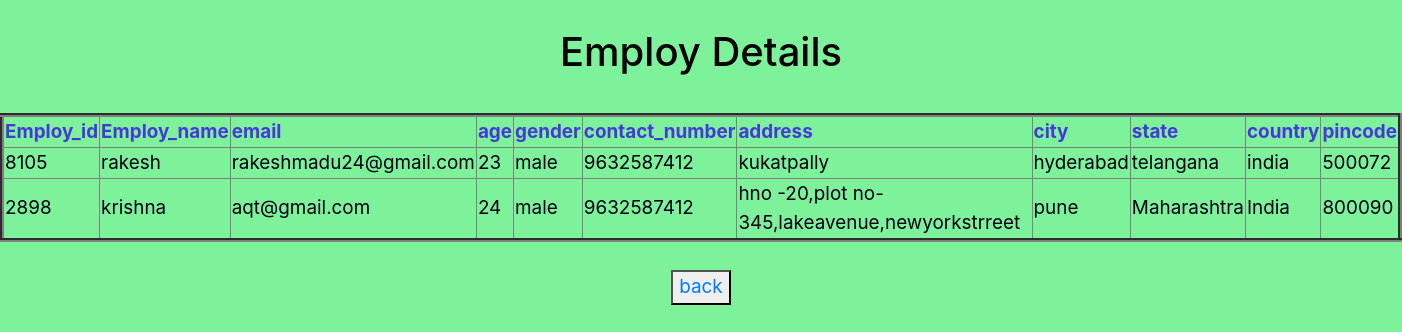
Page /list on the earlier database version.
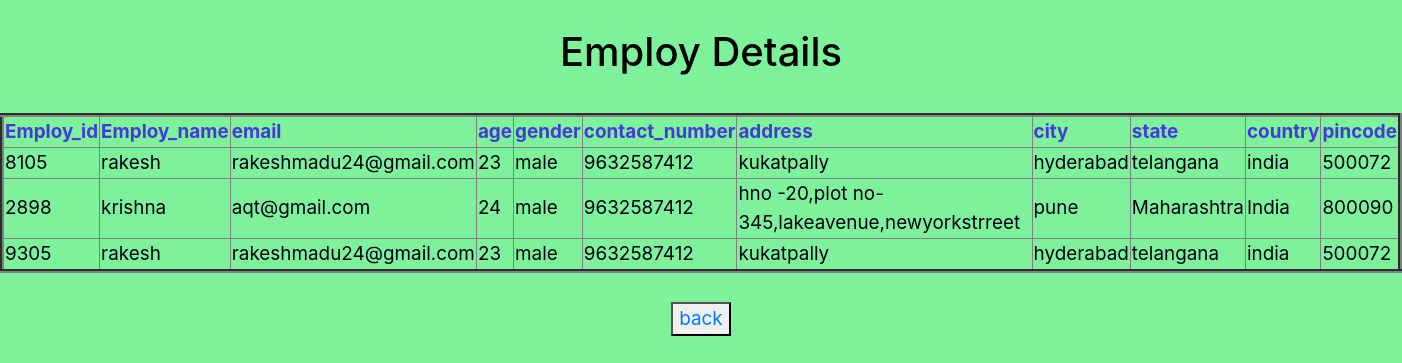
Same page on the later database version.
### zooapp/models.py (models this page shows, shortened)
class Registration(models.Model):
    Type = (
        ('male','male'),
        ('female','female'),
        ('other','other')
    )
    Choices = (
        ('local','local'),
        ('nonlocal','nonlocal')
    )
    p = ''
    for i in range(0,4):
        p = p+str(randint(0,9))
    Employ_id = models.PositiveIntegerField(default = p)
    Employ_name = models.CharField(max_length = 50)
    email = models.EmailField()
    password = models.CharField(max_length=30)
    age = models.CharField(max_length=3)
    gender = models.CharField(max_length=30,choices=Type)
    contact_number = models.CharField(max_length=30)
    address = models.TextField(max_length=300)
    city = models.CharField(max_length=30)
    state = models.CharField(max_length=30)
    country = models.CharField(max_length=30)
    pincode = models.CharField(max_length=30)

### zooapp/views.py (the view)
# urls.py: path('list',views.reglist),
def reglist(request):
    reg = Registration.objects.all()
    return render(request,"reglist.html",{'form':reg})

### zooapp/templates/reglist.html (shortened to what this page needs)
<!DOCTYPE html>
<html lang="en">
<head>
</head>
<link rel="stylesheet" href="https://stackpath.bootstrapcdn.com/bootstrap/4.1.3/css/bootstrap.min.css">
<body style="background-color:rgba(25, 230, 76, 0.555);"></body>
<body>
    <center>
        <br>
        <h1>Employ Details</h1>
        <br>
        <table border=4>
            <tr>
                <th>Employ_id</th>
                <th>Employ_name</th>
                <th>email</th>
                <th>age</th>
                <th>gender</th>
                <th>contact_number</th>
                <th>address</th>
                <th>city</th>
                <th>state</th>
                <th>country</th>
                <th>pincode</th>
            </tr>
            {% for emp in form %}
            <tr>
                <td>{{emp.Employ_id}}</td>
                <td>{{emp.Employ_name}}</td>
                <td>{{emp.email}}</td>
                <td>{{emp.age}}</td>
                <td>{{emp.gender}}</td>
                <td>{{emp.contact_number}}</td>
                <td>{{emp.address}}</td>
                <td>{{emp.city}}</td>
                <td>{{emp.state}}</td>
                <td>{{emp.country}}</td>
                <td>{{emp.pincode}}</td>
            </tr>
            {% endfor %}
        </table>
        <br>
        <button><a href='/'>back</a></button>
    </center>
</body>
</html>

### zooapp/templates/reglist.html (style rules this page uses)
body { color: rgb(0, 0, 0); }
th { color: rgba(56, 6, 235, 0.788); }
td { color: rgb(2, 1, 20) }
body { background-image: url("https://i.pinimg.com/originals/94/30/e8/9430e85bcee211cda9dfff8400e2fe19.jpg"); font-size: 5mm }

Differences in the rows shown:
added Registration: Employ_id "9305", Employ_name "rakesh", email "rakeshmadu24@gmail.com", age "23", gender "male", contact_number "9632587412", address "kukatpally", city "hyderabad", state "telangana", country "india", pincode "500072"
